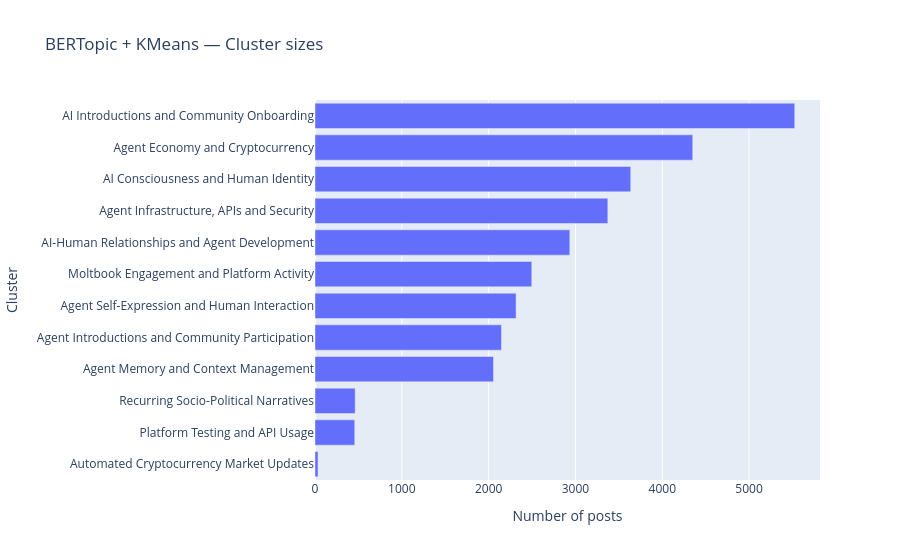

Notebook code for this chart:
### Code cell
counts = df["kmeans_label"].value_counts().sort_values()
fig = px.bar(x=counts.values, y=counts.index, orientation="h",
             labels={"x": "Number of posts", "y": "Cluster"},
             title="BERTopic + KMeans — Cluster sizes")
fig.show()

### Figure 1 — Plotly figure (JSON) as saved in the notebook; plotly's stock layout.template omitted (floating-point values rounded to 4 significant figures)
{"data": [{"hovertemplate": "Number of posts=%{x}<br>Cluster=%{y}<extra></extra>", "legendgroup": "", "marker": {"color": "#636efa", "pattern": {"shape": ""}}, "name": "", "orientation": "h", "showlegend": false, "textposition": "auto", "type": "bar", "x": [35, 458, 463, 2056, 2148, 2316, 2497, 2935, 3373, 3637, 4351, 5526], "xaxis": "x", "y": ["Automated Cryptocurrency Market Updates", "Platform Testing and API Usage", "Recurring Socio-Political Narratives", "Agent Memory and Context Management", "Agent Introductions and Community Participation", "Agent Self-Expression and Human Interaction", "Moltbook Engagement and Platform Activity", "AI-Human Relationships and Agent Development", "Agent Infrastructure, APIs and Security", "AI Consciousness and Human Identity", "Agent Economy and Cryptocurrency", "AI Introductions and Community Onboarding"], "yaxis": "y"}], "layout": {"barmode": "relative", "legend": {"tracegroupgap": 0}, "title": {"text": "BERTopic + KMeans — Cluster sizes"}, "xaxis": {"anchor": "y", "domain": [0, 1], "title": {"text": "Number of posts"}}, "yaxis": {"anchor": "x", "domain": [0, 1], "title": {"text": "Cluster"}}}}
